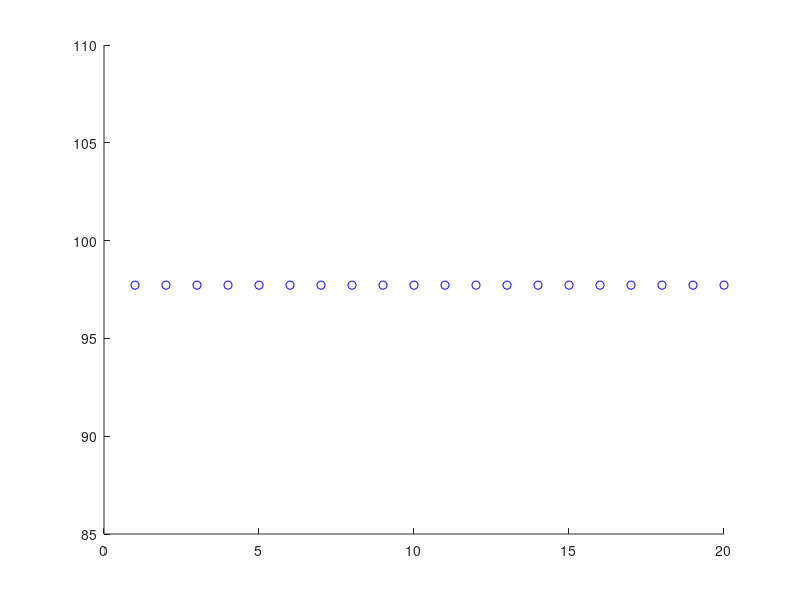

The MATLAB source for this figure: (Note: this script raises an error after producing the figure.)
% input layer feeding k-winners-take-all, learning implemented on output 
% Foundation from HW 6's neural integration in the mutual inhibition circuit

close all; clear all;
load Dict_K_50_lambda_0.05.mat;

N=50; % num neurons
tau = 1; % time is in multiples of tau
dt = 0.02; % fraction of tau
Trun = 40; % multiples of tau
Nrun = Trun/dt; % num timesteps
time=0:dt:Trun-dt; % multiples of tau
s=zeros(N,Nrun); %full trace of synaptic activity of cells
basis_length = 1440;


%===========weights for basis layer's k winners===========

beta = 2;  
I = beta*ones(N,N);
 
alpha = 40; % steepness of sigmod nonlinearity
A = alpha*(eye(N));

W = A - I;


%===========input layer===========

num_movements = 1; %number of motor units to simulate
input =  (1);   %range = 1:num_movents, represents set of motor units
B = eye(num_movements); %allows selection of motor unit

num_rounds = 20; %number of learning rounds to perform for each movement

% TODO*graph* each col will hold the O during learning of each motor unit 
output = ones(basis_length, num_rounds);

%Summation of weighted basis functions from original data set
alpha_weights = [20, 30, 40];
summation = alpha_weights(1)*D(:,1) +  alpha_weights(2)*D(:,2) +  alpha_weights(3)*D(:,3);
desired_movement = summation + randn(basis_length, 1); %adds Gaussian noise
%d_movement_matrix = ones(basis_length, num_rounds);
learning_rounds = (1:num_rounds);

%===========Learn each motor unit===========
for mu=1:num_movements
    %selects desired movement/motor unit to learn
    this_movement = input(mu);
    activated_motor_unit = B(:, this_movement);
    %K is the  weights connecting input neurons to the mid layer
    K = rand(N,num_movements); %cols of weights learned for each motor unit

    hold on;
    plot(learning_rounds, sum(desired_movement), '--ob');
    
    
    %===========Learning rounds for each motor unit===========
    for round=1:num_rounds
    
        b = K * activated_motor_unit; %get appropriate col from K for this movement

        %===========basis and output layer network==========
        % k winners are the neurons represented in the last column of s
        % D is the given dictionary of basis functions repping sparse movement
        % O is the output influenced by K weights

        %===========minus phase===========
        for i=1:Nrun-1,

            %output is the dict of basis functions * this step of k winners
            O = D*s(:,i);
            %weighted input to neuron + influence by input layer 
            G = D'*O + W*s(:,i) + b;
            frate = zeros(N,1) + G.*(G>0 & G<1) + ones(N,1).*(G>1);

            %calculate next time step based on frate of this time step
            s(:,i+1) = s(:,i) + dt*(-s(:,i)+frate);

        end
        minus_phase_activation = s(:,end); %k winners
        %add calculated output vector to a matrix for future comparisons
        O = D*s(:,end); %learned output
        %d_movement_matrix(:,round) = desired_movement;


        %===========plus phase===========
        for i=1:Nrun-1,

            %weighted input to neuron + influence by input layer 
            G = D'*desired_movement + W*s(:,i) + b;
            frate = zeros(N,1) + G.*(G>0 & G<1) + ones(N,1).*(G>1);

            %calculate next time step based on frate of this time step
            s(:,i+1) = s(:,i) + dt*(-s(:,i)+frate);

        end
        plus_phase_activation = s(:,end); %k winners

        %should should differences
        %plot([minus_phase_activation, plus_phase_activation]);


        %===========update basis function weights===========
        dynamic_thres_param = .5;
        rev_dir_pt = .1;
        learning_rate = 0.1;
        delta = f_xcal(plus_phase_activation, minus_phase_activation, activated_motor_unit, dynamic_thres_param, rev_dir_pt);

        %update weights from input layer to basis layer
        K = K - learning_rate.*delta; 
        
        
        %difference between desired_movement and each output
        
        plot(learning_rounds, sum(desired_movement - O), '--or');
        %hold on;
        

    
    end
    

end